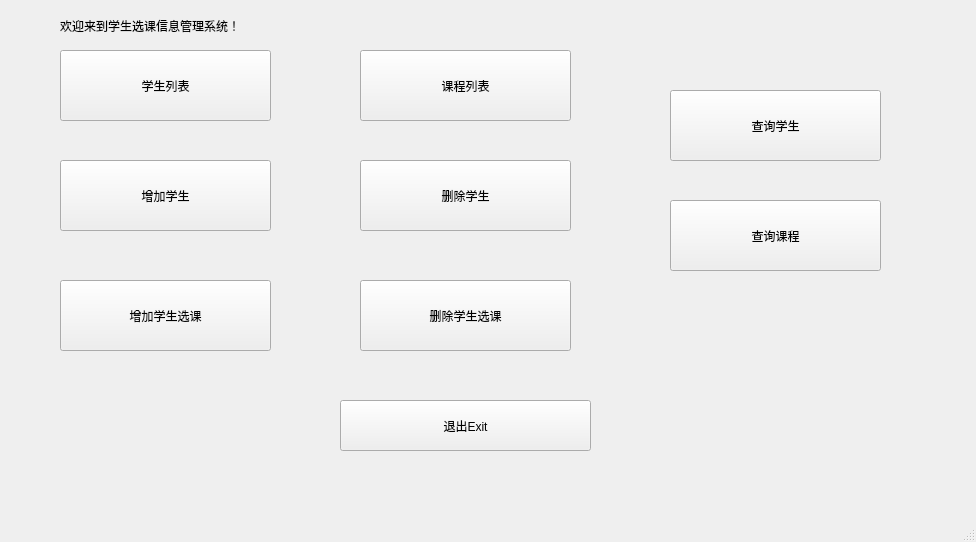
<?xml version="1.0" encoding="UTF-8"?>
<ui version="4.0">
 <class>MainWindow</class>
 <widget class="QMainWindow" name="MainWindow">
  <property name="geometry">
   <rect>
    <x>0</x>
    <y>0</y>
    <width>976</width>
    <height>542</height>
   </rect>
  </property>
  <property name="minimumSize">
   <size>
    <width>976</width>
    <height>496</height>
   </size>
  </property>
  <property name="windowTitle">
   <string>MainWindow</string>
  </property>
  <widget class="QWidget" name="centralwidget">
   <widget class="QPushButton" name="studentsList">
    <property name="geometry">
     <rect>
      <x>60</x>
      <y>50</y>
      <width>211</width>
      <height>71</height>
     </rect>
    </property>
    <property name="styleSheet">
     <string notr="true"/>
    </property>
    <property name="text">
     <string>学生列表</string>
    </property>
   </widget>
   <widget class="QPushButton" name="addStudent">
    <property name="geometry">
     <rect>
      <x>60</x>
      <y>160</y>
      <width>211</width>
      <height>71</height>
     </rect>
    </property>
    <property name="text">
     <string>增加学生</string>
    </property>
   </widget>
   <widget class="QPushButton" name="deleteStudent">
    <property name="geometry">
     <rect>
      <x>360</x>
      <y>160</y>
      <width>211</width>
      <height>71</height>
     </rect>
    </property>
    <property name="text">
     <string>删除学生</string>
    </property>
   </widget>
   <widget class="QPushButton" name="searchStu">
    <property name="geometry">
     <rect>
      <x>670</x>
      <y>90</y>
      <width>211</width>
      <height>71</height>
     </rect>
    </property>
    <property name="styleSheet">
     <string notr="true"/>
    </property>
    <property name="text">
     <string>查询学生</string>
    </property>
   </widget>
   <widget class="QPushButton" name="addStuClass">
    <property name="geometry">
     <rect>
      <x>60</x>
      <y>280</y>
      <width>211</width>
      <height>71</height>
     </rect>
    </property>
    <property name="text">
     <string>增加学生选课</string>
    </property>
   </widget>
   <widget class="QPushButton" name="deleteStuClass">
    <property name="geometry">
     <rect>
      <x>360</x>
      <y>280</y>
      <width>211</width>
      <height>71</height>
     </rect>
    </property>
    <property name="text">
     <string>删除学生选课</string>
    </property>
   </widget>
   <widget class="QPushButton" name="searchClass">
    <property name="geometry">
     <rect>
      <x>670</x>
      <y>200</y>
      <width>211</width>
      <height>71</height>
     </rect>
    </property>
    <property name="text">
     <string>查询课程</string>
    </property>
   </widget>
   <widget class="QPushButton" name="pushButtonExit">
    <property name="geometry">
     <rect>
      <x>340</x>
      <y>400</y>
      <width>251</width>
      <height>51</height>
     </rect>
    </property>
    <property name="text">
     <string>退出Exit</string>
    </property>
   </widget>
   <widget class="QLabel" name="label">
    <property name="geometry">
     <rect>
      <x>60</x>
      <y>10</y>
      <width>401</width>
      <height>31</height>
     </rect>
    </property>
    <property name="text">
     <string>欢迎来到学生选课信息管理系统！</string>
    </property>
   </widget>
   <widget class="QPushButton" name="classesList">
    <property name="geometry">
     <rect>
      <x>360</x>
      <y>50</y>
      <width>211</width>
      <height>71</height>
     </rect>
    </property>
    <property name="text">
     <string>课程列表</string>
    </property>
   </widget>
  </widget>
  <widget class="QMenuBar" name="menubar">
   <property name="geometry">
    <rect>
     <x>0</x>
     <y>0</y>
     <width>976</width>
     <height>21</height>
    </rect>
   </property>
  </widget>
  <widget class="QStatusBar" name="statusbar"/>
 </widget>
 <resources/>
 <connections/>
</ui>
